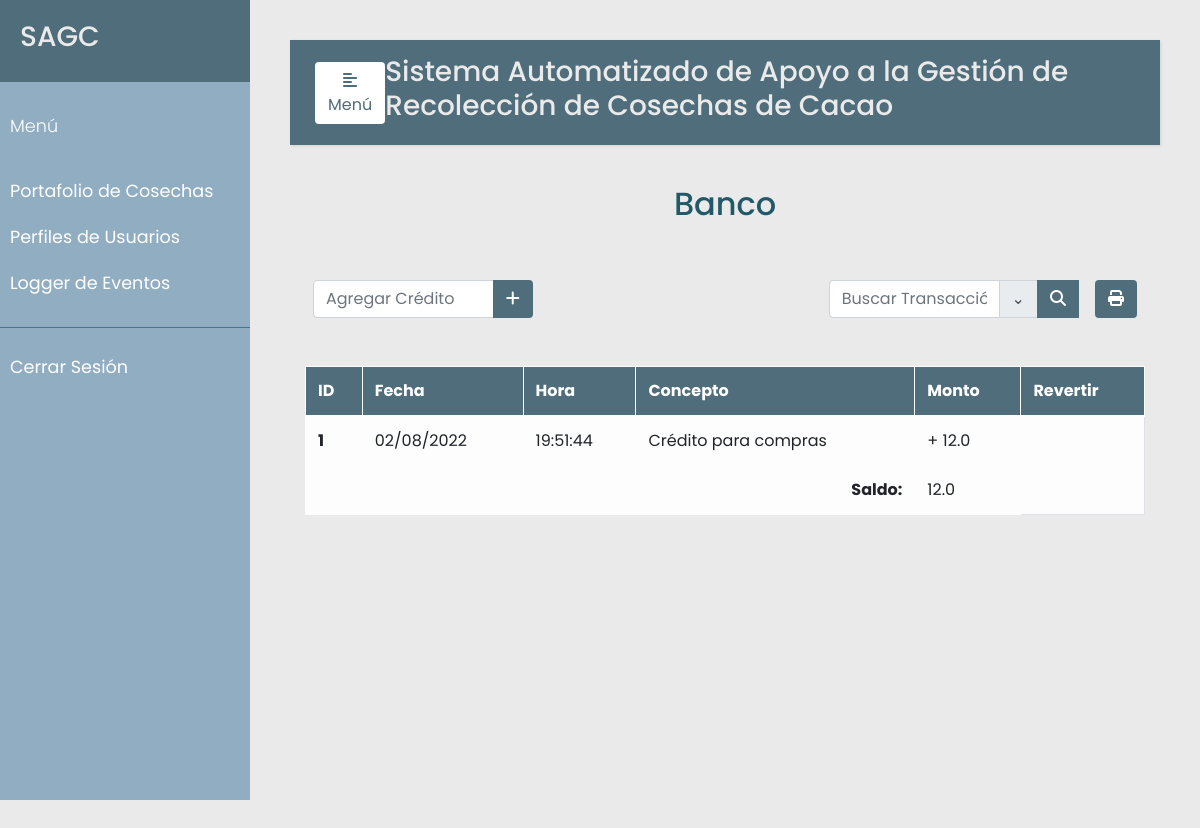
Before: /bancos/ (signed in) with the older database file.
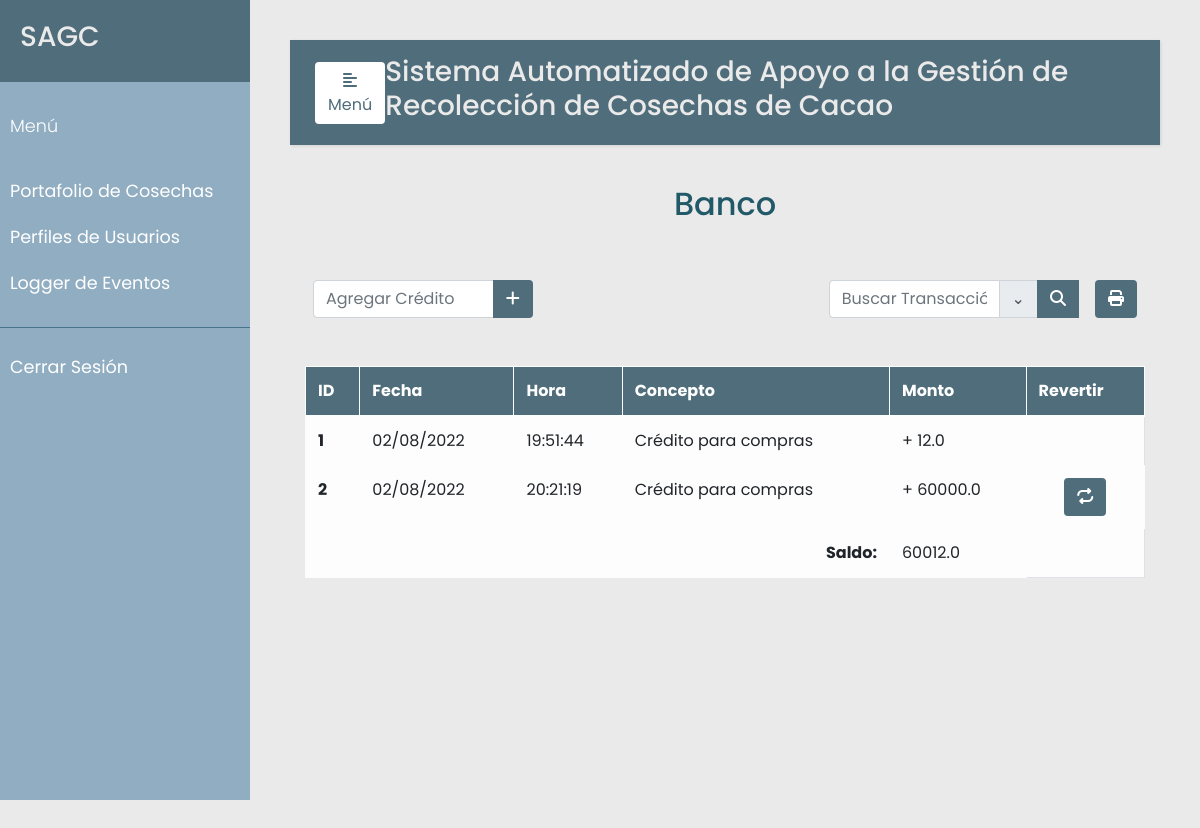
After: the same page with the newer database file.
### src/models.py (models this page shows, shortened)
class Banco(db.Model):
    __tablename__ = 'bancos'
    id = db.Column(db.Integer, primary_key=True)
    compra_id = db.Column(db.Integer, nullable=True, unique=True)
    financia_id = db.Column(db.Integer, nullable=True, unique=True)
    fecha = db.Column(db.DateTime, nullable=False)
    concepto = db.Column(db.String(120), nullable=False)
    monto = db.Column(db.Float, nullable=False)
    credito = db.Column(db.Boolean, nullable=False)
    agg_gerente = db.Column(db.Boolean, default=False)
    revertido = db.Column(db.Boolean, default=False)

### src/bancos.py (the view, shortened to what this page needs)
@app.route('/bancos/', methods=['GET', 'POST'])
@login_required
def bancos():
    bancos = Banco.query.all()
    error=None
    saldo = sum([b.monto for b in bancos if b.credito]) - sum([b.monto for b in bancos if not b.credito])
    return render_template('bancos.html', error=error, bancos=bancos, saldo=saldo)

### src/decoradores.py (called while the page is built)
def login_required(f):
    @wraps(f)
    def wrap(*args, **kwargs):
        if 'logged_in' in session:
            return f(*args, **kwargs)
        else:
            flash('Necesitas iniciar sesión primero')
            return redirect(url_for('login'))
    return wrap

### templates/bancos.html (shortened to what this page needs)
{% extends "base.html" %}
{% set active_page = "banco" %}
{% block content %}
<section class="vh-100">
    <div class="container h-100">
        <p class="text-center h2 fw-bold mb-5 mx-1 mx-md-4 mt-4" id="Nombre-Cosecha">Banco</p>
        <form action='/bancos/search' method="POST">
          <div class="d-flex flex-row-reverse bd-highlight">
            <div class="p-2 bd-highlight">
              <button type="button" id="printer" class="btn" style="color:#fff; background-color:#4F6D7A;">
                <i class="fa fa-print" aria-hidden="true"></i>
              </button>
            </div>
            <div class="p-2 bd-highlight">
              <div class="input-group mb-3">
                <input type="text" class="form-control" placeholder="Buscar Transacción" aria-label="Buscar" name="search_bancos" value="{{request.form.search_bancos}}">
                <div class="input-group-append">
                  <span class="input-group-text" id="basic-addon1"><a data-toggle="collapse" href="#collapse1"> ⌄ </a></span>
                </div>
                <div class="input-group-append">
                  <button type="submit" id="search_bancos" name="action-type" value="search" class="btn" style="color:#fff; background-color:#4F6D7A";>
                    <i class="fas fa-search" aria-hidden="true"></i>
                  </button>
                </div>
              </div>
            </div>
        </form>
            <div class="col-4"></div>
            <form action='/bancos/' method="POST">
              <div class="p-2 bd-highlight">
                <div class="input-group mb-2">
                  <input type="number" class="form-control" placeholder="Agregar Crédito" aria-label="agregar" name="agregar_credito" value="{{request.form.agregar_credito}}">
                  <div class="input-group-append">
                    <button type="submit" id="agregar_credito" name="action-type" class="btn" style="color:#fff; background-color:#4F6D7A;">
                        <i class="fa-solid fa-plus" aria-hidden="true"></i>
                    </button>
                  </div>
                </div>
              </div>
            </form>
          </div>
        <br/>
        <table class="table table-bordered table-light table-hover" id="tabla_cosechas">
          <thead>
            <tr>
              <th scope="col">ID</th>
              <th scope="col">Fecha</th>
              <th scope="col">Hora</th>
              <th scope="col">Concepto</th>
              <th scope="col">Monto</th>
              <th scope="col">Revertir</th>
            </tr>
          </thead>
          <tbody>
            {% for u in bancos %}
            <tr>
              <th scope="row">{{u.id}}</th>
              <td>{{ u.fecha.strftime("%d/%m/%Y") }}</td>
              <td>{{ u.fecha.strftime("%H:%M:%S") }}</td>
              <td>{{ u.concepto }}</td>
              <td>{% if u.credito %}+{% endif%}
                  {{ u.monto }}
              </td>
              {% if u.agg_gerente and not u.revertido %}
              <td class="print-backtrack" style="text-align: center">
                <button type="button" class="btn action" data-toggle="modal" data-target="#backtrack-modal-{{u.id}}">
                  <i class="fa fa-repeat" aria-hidden="true"></i>
                </button>
              </td>
              {% endif %}
            </tr>
            {% endfor %}
            <tr>
              <th colspan="4" scope="row" colspan="11" style="text-align: right;">Saldo:</th>
              <td colspan="1">{{ saldo }}</td>
            </tr>
          </tbody>
        </table>
    </div>
{% endblock %}

### templates/base.html (shortened to what this page needs)
<!DOCTYPE html>
<html lang="en">
<head>
    <link rel="stylesheet" href="https://cdn.jsdelivr.net/npm/bootstrap@4.3.1/dist/css/bootstrap.min.css">
    <link rel="stylesheet" href="{{ url_for('static', filename='../static/css/styles.css') }}">
    <link rel="stylesheet" href="https://cdnjs.cloudflare.com/ajax/libs/malihu-custom-scrollbar-plugin/3.1.5/jquery.mCustomScrollbar.min.css">
    <link rel="stylesheet" href="https://cdnjs.cloudflare.com/ajax/libs/font-awesome/6.1.1/css/all.min.css" />
</head>
<body>
    <div class="wrapper">
        <nav id="sidebar">
            <div class="sidebar-header"> <h3>SAGC</h3> </div>
            <ul class="list-unstyled components">
                <p>Menú</p>
                {% if session['logged_in'] %}
                    <li class="nav-item {% if active_page == 'cosecha' %}active{% endif %}">
                    <a class="nav-link" href="{{url_for('cosecha')}}">Portafolio de Cosechas</a>
                    </li>
                    {% if session['rol_admin'] %}
                    <li class="nav-item {% if active_page == 'perfiles' %}active{% endif %}">
                    <a class="nav-link" href="{{url_for('perfiles')}}">Perfiles de Usuarios</a>
                    </li>
                    {% endif %}
                    <li class="nav-item {% if active_page == 'eventos' %}active{% endif %}">
                    <a class="nav-link" href="{{url_for('eventos')}}">Logger de Eventos</a>
                    </li>
                {% endif %}
            </ul>
            {% if session['logged_in'] %}
            <ul class="list-unstyled others">
                    <li class="nav-item">
                    <a class="nav-link" href="{{url_for('logout')}}">Cerrar Sesión</a>
                    </li>
            </ul>
            {% endif %}
        </nav>
        <div id="content">
            <nav class="navbar navbar-expand-lg" style="background-color:#4F6D7A;">
                <div class="container-fluid">
                    <button type="button" id="sidebarCollapse" class="btn" style="background-color:#fff; color: #4F6D7A;">
                        <i class="fas fa-align-left"></i>
                        <span>Menú</span>
                    </button>
                    <h3>Sistema Automatizado de Apoyo a la Gestión de Recolección de Cosechas de Cacao</h3>
                </div>
            </nav>
            {% block content %}
            {% endblock %}
        </div>
</body>
</html>

### static/css/styles.css (style rules this page uses)
body { font-family: 'Poppins', sans-serif; background: #EAEAEA; }
p { font-family: 'Poppins', sans-serif; font-size: 1.1em; font-weight: 300; line-height: 1.7em; color: #215968; }
h3 { color: #EAEAEA; }
a, a:hover, a:focus { color: inherit; text-decoration: none; transition: all 0.3s; }
.navbar { padding: 15px 10px; background: #fff; border: none; border-radius: 0; margin-bottom: 40px; box-shadow: 1px 1px 3px rgba(0, 0, 0, 0.1); }
.wrapper { display: flex; width: 100%; }
#sidebar { width: 250px; position: fixed; top: 0; left: 0; height: 100vh; z-index: 999; background: #91ADC2; color: #fff; transition: all 0.3s; }
#sidebar .sidebar-header { padding: 20px; background: #4F6D7A; }
#sidebar ul.components { padding: 20px 0; border-bottom: 1px solid #47748b; }
#sidebar ul p { color: #fff; padding: 10px; }
#sidebar ul li a { padding: 10px; font-size: 1.1em; display: block; }
a[data-toggle="collapse"] { position: relative; }
#content { width: calc(100% - 250px); padding: 40px; min-height: 100vh; transition: all 0.3s; position: absolute; top: 0; right: 0; }
.btn.action { color:#fff; background-color:#4F6D7A; }
thead { color:#fff; background-color:#4F6D7A; }

Changed rows visible on the page:
added Banco: id "2", fecha "02/08/2022", fecha "20:21:19", concepto "Crédito para compras", monto "60000.0"
Other visible differences:
{{ saldo }}: "12.0" → "60012.0"
